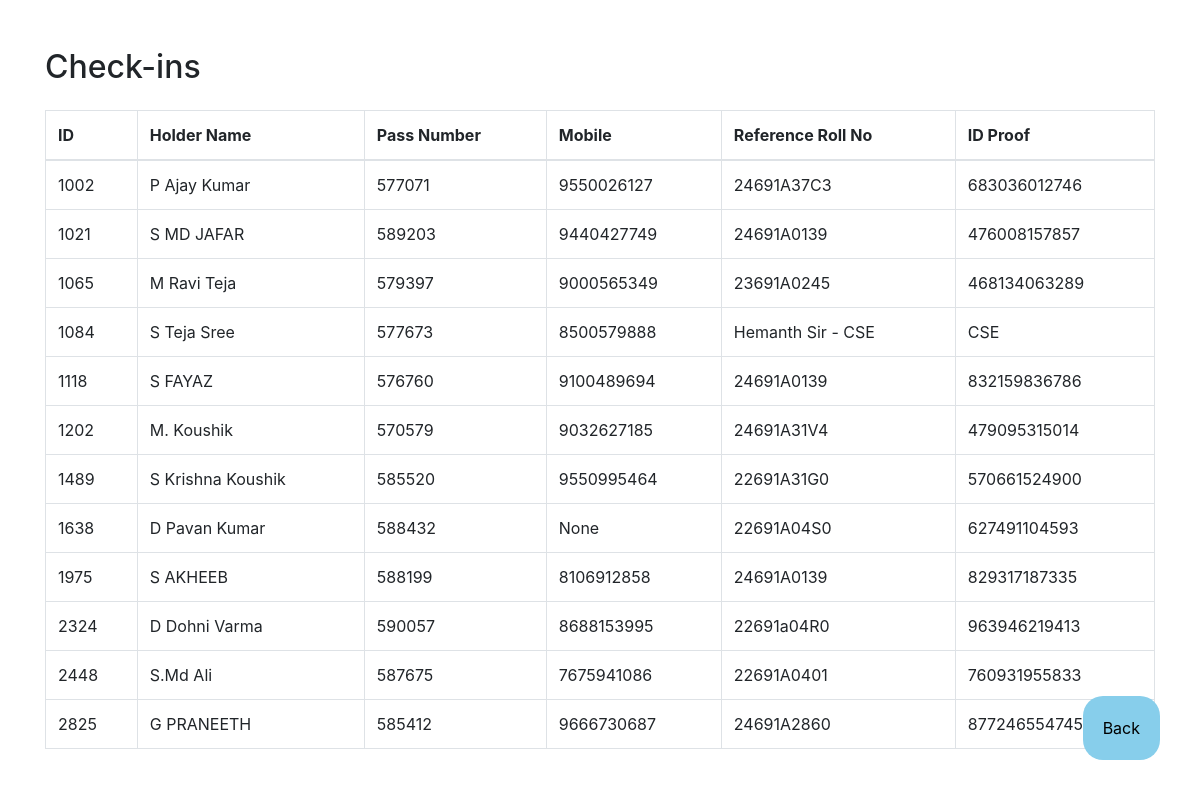
The page /show_external/ (signed in) on the database its author committed.
### VerifyPass/models.py (models this page shows, shortened)
class GatePass(models.Model):
    pass_number = models.CharField(max_length=50, unique=True)
    holder_name = models.CharField(max_length=100, blank=True, null=True)
    valid_until = models.DateField(default='2025-02-23')
    roll_number = models.CharField(max_length=10, null=True, blank=True)
    phone = models.CharField(max_length=15, null=True, blank=True)
    id_proof = models.CharField(max_length=100, null=True, blank=True)
    event = models.ForeignKey(event, on_delete=models.CASCADE, related_name='gate_pass')

### VerifyPass/views.py (the view)
# urls.py: path("show_external/", views.show_externals, name="show_externals")
@login_required
def show_externals(request):
    external_members = GatePass.objects.filter(event__id=11).exclude(holder_name="")
    return render(request, 'externals.html', {'externals': external_members})

### VerifyPass/templates/externals.html (shortened to what this page needs)
<!DOCTYPE html>
<html lang="en">
	<head>
		<link
			rel="stylesheet"
			href="https://maxcdn.bootstrapcdn.com/bootstrap/4.0.0/css/bootstrap.min.css"
		/>
	</head>
	<body>
		<div class="container mt-5">
			<h2 class="mb-4">Check-ins</h2>
			<table class="table table-bordered">
				<thead>
					<tr>
						<th>ID</th>
						<th>Holder Name</th>
						<th>Pass Number</th>
						<th>Mobile</th>
						<th>Reference Roll No</th>
						<th>ID Proof</th>
					</tr>
				</thead>
				<tbody>
					{% for external in externals %}
					<tr>
						<td>{{ external.id }}</td>
						<td>{{ external.holder_name }}</td>
						<td>{{ external.pass_number }}</td>
						<td>{{ external.phone }}</td>
						<td>{{ external.roll_number }}</td>
						<td>{{ external.id_proof }}</td>
					</tr>
					{% endfor %}
				</tbody>
			</table>
		</div>
		<a
			style="
				position: absolute;
				bottom: 40px;
				right: 40px;
				outline: none;
				border: none;
				padding: 20px;
				border-radius: 20px;
				background-color: skyblue;
				color: black;
				text-decoration: none;
			"
			href="{% url 'home' %}"
			>Back</a
		>
	</body>
</html>

### rows shown on the page
GatePass: id "1002", holder_name "P Ajay Kumar", pass_number "577071", phone "9550026127", roll_number "24691A37C3", id_proof "683036012746"
GatePass: id "1021", holder_name "S MD JAFAR", pass_number "589203", phone "9440427749", roll_number "24691A0139", id_proof "476008157857"
GatePass: id "1065", holder_name "M Ravi Teja", pass_number "579397", phone "9000565349", roll_number "23691A0245", id_proof "468134063289"
GatePass: id "1084", holder_name "S Teja Sree", pass_number "577673", phone "8500579888", roll_number "Hemanth Sir - CSE", id_proof "CSE"
GatePass: id "1118", holder_name "S FAYAZ", pass_number "576760", phone "9100489694", roll_number "24691A0139", id_proof "832159836786"
GatePass: id "1202", holder_name "M. Koushik", pass_number "570579", phone "9032627185", roll_number "24691A31V4", id_proof "479095315014"
GatePass: id "1489", holder_name "S Krishna Koushik", pass_number "585520", phone "9550995464", roll_number "22691A31G0", id_proof "570661524900"
GatePass: id "1638", holder_name "D Pavan Kumar", pass_number "588432", phone "None", roll_number "22691A04S0", id_proof "627491104593"
GatePass: id "1975", holder_name "S AKHEEB", pass_number "588199", phone "8106912858", roll_number "24691A0139", id_proof "829317187335"
GatePass: id "2324", holder_name "D Dohni Varma", pass_number "590057", phone "8688153995", roll_number "22691a04R0", id_proof "963946219413"
GatePass: id "2448", holder_name "S.Md Ali", pass_number "587675", phone "7675941086", roll_number "22691A0401", id_proof "760931955833"
GatePass: id "2825", holder_name "G PRANEETH", pass_number "585412", phone "9666730687", roll_number "24691A2860", id_proof "877246554745"
